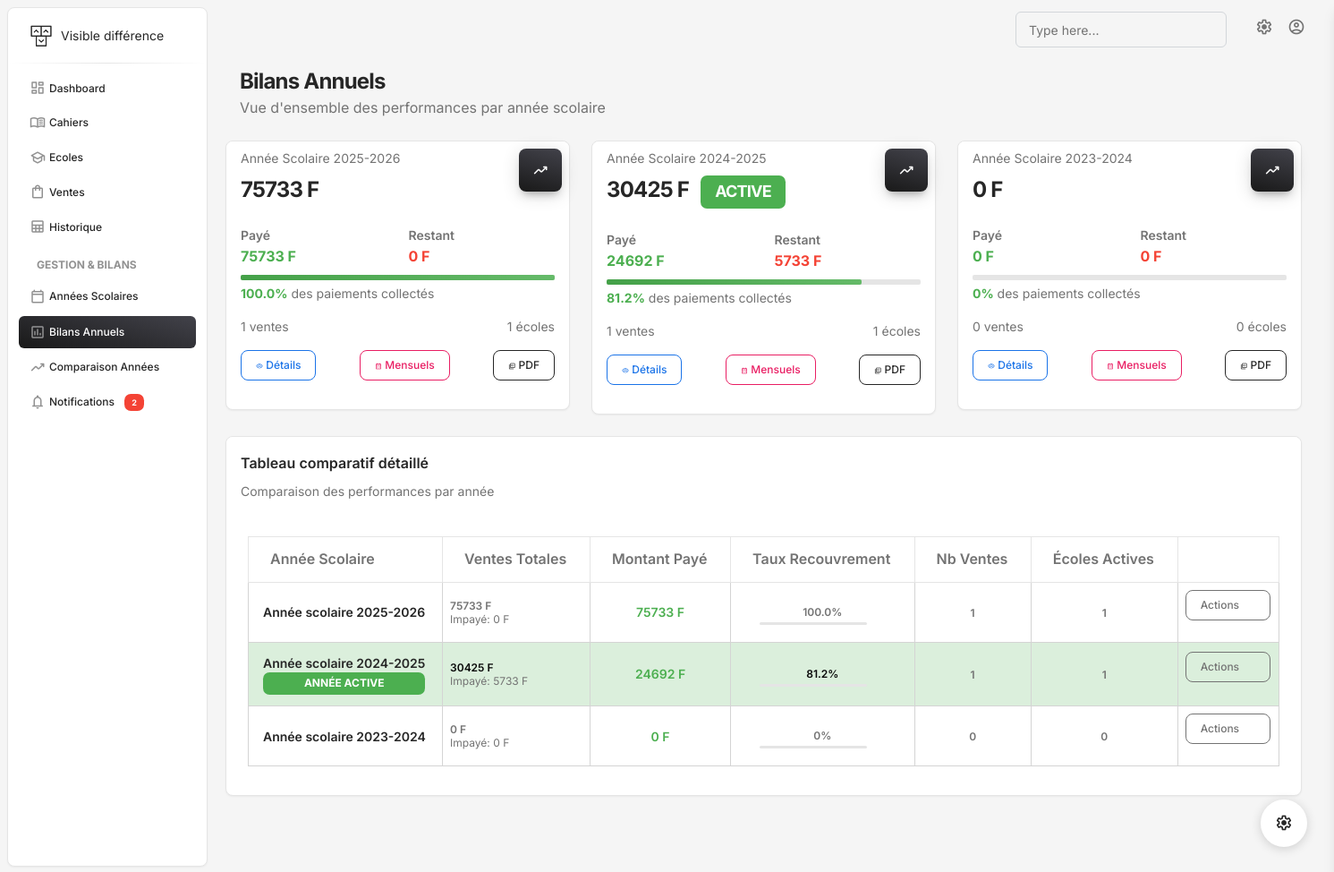
/bilans-annuels/, run on the app's committed database.
### gestion/models.py (models this page shows, shortened)
class AnneeScolaire(models.Model):
    id = models.UUIDField(primary_key=True, default=uuid.uuid4, editable=False)
    annee_debut = models.IntegerField()
    annee_fin = models.IntegerField()
    date_debut = models.DateField()
    date_fin = models.DateField()
    est_active = models.BooleanField(default=False)
    created_at = models.DateTimeField(auto_now_add=True)
    class Meta:
        ordering = ['-annee_debut']
        unique_together = ['annee_debut', 'annee_fin']
    @property
    def libelle(self):
        return f"Année scolaire {self.annee_debut}-{self.annee_fin}"

class BilanAnneeScolaire(models.Model):
    id = models.UUIDField(primary_key=True, default=uuid.uuid4, editable=False)
    annee_scolaire = models.OneToOneField(AnneeScolaire, on_delete=models.CASCADE, related_name='bilan')
    nombre_ventes_total = models.IntegerField(default=0)
    montant_total_ventes = models.DecimalField(max_digits=15, decimal_places=2, default=0)
    montant_total_paye = models.DecimalField(max_digits=15, decimal_places=2, default=0)
    montant_total_impaye = models.DecimalField(max_digits=15, decimal_places=2, default=0)
    ventes_par_cahier = models.JSONField(default=dict)
    nombre_ecoles_actives = models.IntegerField(default=0)
    date_generation = models.DateTimeField(auto_now=True)
    @classmethod
    def generer_bilan(cls, annee_scolaire):
        bilan, created = cls.objects.get_or_create(annee_scolaire=annee_scolaire)
        ventes = Vente.objects.filter(annee_scolaire=annee_scolaire)
        bilan.nombre_ventes_total = ventes.count()
        bilan.montant_total_ventes = sum(v.montant_total for v in ventes)
        bilan.montant_total_paye = sum(v.montant_paye for v in ventes)
        bilan.montant_total_impaye = bilan.montant_total_ventes - bilan.montant_total_paye
        bilan.nombre_ecoles_actives = ventes.values('ecole').distinct().count()
        ventes_par_cahier = {}
        cahiers = Cahiers.objects.all()
        for cahier in cahiers:
            lignes_cahier = LigneVente.objects.filter(
                vente__annee_scolaire=annee_scolaire,
                cahier=cahier
            )
            quantite_vendue = sum(ligne.quantite for ligne in lignes_cahier)
            ca_genere = sum(ligne.montant for ligne in lignes_cahier)
            ventes_par_cahier[str(cahier.id)] = {
                'titre': cahier.titre,
                'prix_unitaire': float(cahier.prix),
                'quantite_vendue': quantite_vendue,
                'ca_genere': float(ca_genere),
                'stock_actuel': cahier.quantite_stock
            }
        bilan.ventes_par_cahier = ventes_par_cahier
        bilan.save()
        return bilan

### gestion/views.py (the view)
# urls.py: path('bilans-annuels/', bilans_annuels, name='bilans_annuels'),
def bilans_annuels(request):
    annees = AnneeScolaire.objects.all()
    bilans = []
    for annee in annees:
        bilan = BilanAnneeScolaire.generer_bilan(annee)
        bilans.append({
            'annee': annee,
            'bilan': bilan,
            'pourcentage_paye': round((float(bilan.montant_total_paye) / float(bilan.montant_total_ventes) * 100) if bilan.montant_total_ventes > 0 else 0, 1)
        })
    context = {
        'bilans': bilans,
    }
    return render(request, 'bilans_annuels.html', context)

### gestion/models.py (called while the page is built)
    @property
    def montant_total(self):
        return self.lignes.aggregate(total=Sum('montant'))['total'] or Decimal('0')

    @property
    def montant_paye(self):
        return self.paiements.filter(est_annule=False).aggregate(total=Sum('montant'))['total'] or Decimal('0')

### gestion/templates/bilans_annuels.html (shortened to what this page needs)
{% extends "base.html" %}
{% block content %}
{% load static %}
<div class="container-fluid py-2">
  <div class="row">
    <div class="ms-3">
      <h3 class="mb-0 h4 font-weight-bolder">Bilans Annuels</h3>
      <p class="mb-4">Vue d'ensemble des performances par année scolaire</p>
    </div>
    <div class="row mb-4">
      {% for bilan_data in bilans %}
      <div class="col-xl-4 col-sm-6 mb-xl-0 mb-4">
        <div class="card">
          <div class="card-header p-2 ps-3">
            <div class="d-flex justify-content-between">
              <div>
                <p class="text-sm mb-2 text-capitalize">{{ bilan_data.annee.libelle }}</p>
                <h4 class="font-weight-bolder mb-0">
                  {{ bilan_data.bilan.montant_total_ventes|floatformat:0 }} F
                  {% if bilan_data.annee.est_active %}
                    <span class="badge bg-success ms-2">ACTIVE</span>
                  {% endif %}
                </h4>
              </div>
              <div class="icon icon-md icon-shape bg-gradient-dark shadow-dark text-center border-radius-lg">
                <i class="material-symbols-rounded opacity-10">trending_up</i>
              </div>
            </div>
          </div>
          <div class="card-body p-3">
            <div class="row">
              <div class="col-6">
                <div class="numbers">
                  <p class="text-sm mb-0 text-capitalize font-weight-bold">Payé</p>
                  <h6 class="font-weight-bolder mb-0 text-success">
                    {{ bilan_data.bilan.montant_total_paye|floatformat:0 }} F
                  </h6>
                </div>
              </div>
              <div class="col-6">
                <div class="numbers">
                  <p class="text-sm mb-0 text-capitalize font-weight-bold">Restant</p>
                  <h6 class="font-weight-bolder mb-0 text-danger">
                    {{ bilan_data.bilan.montant_total_impaye|floatformat:0 }} F
                  </h6>
                </div>
              </div>
            </div>
            <div class="progress mt-2">
              <div class="progress-bar bg-gradient-success"
                   role="progressbar"
                   style="width: {{ bilan_data.pourcentage_paye }}%"
                   aria-valuenow="{{ bilan_data.pourcentage_paye }}"
                   aria-valuemin="0"
                   aria-valuemax="100">
              </div>
            </div>
            <p class="text-sm mb-0 mt-1">
              <span class="text-success font-weight-bolder">{{ bilan_data.pourcentage_paye }}%</span>
              des paiements collectés
            </p>
            <div class="mt-3">
              <div class="d-flex justify-content-between text-sm">
                <span>{{ bilan_data.bilan.nombre_ventes_total }} ventes</span>
                <span>{{ bilan_data.bilan.nombre_ecoles_actives }} écoles</span>
              </div>
            </div>
            <div class="d-flex justify-content-between mt-3">
              <a href="{% url 'detail_bilan_annuel' bilan_data.annee.id %}"
                 class="btn btn-sm btn-outline-info">
                <i class="material-symbols-rounded">visibility</i>
                Détails
              </a>
              <a href="{% url 'bilans_mensuels' bilan_data.annee.id %}"
                 class="btn btn-sm btn-outline-primary">
                <i class="material-symbols-rounded">calendar_month</i>
                Mensuels
              </a>
              <a href="{% url 'generer_rapport_annuel_pdf' bilan_data.annee.id %}"
                 class="btn btn-sm btn-outline-dark" target="_blank">
                <i class="material-symbols-rounded">picture_as_pdf</i>
                PDF
              </a>
            </div>
          </div>
        </div>
      </div>
      {% endfor %}
    </div>
    {% if bilans %}
    <div class="row">
      <div class="col-12">
        <div class="card">
          <div class="card-header pb-0">
            <div class="row">
              <div class="col-lg-6 col-7">
                <h6>Tableau comparatif détaillé</h6>
                <p class="text-sm mb-0">Comparaison des performances par année</p>
              </div>
            </div>
          </div>
          <div class="card-body px-0 pb-2">
            <div class="m-4">
              <table class="table table-bordered align-items-center mb-0">
                <thead>
                  <tr>
                    <th>
                      Année Scolaire
                    </th>
                    <th>
                      Ventes Totales
                    </th>
                    <th>
                      Montant Payé
                    </th>
                    <th>
                      Taux Recouvrement
                    </th>
                    <th>
                      Nb Ventes
                    </th>
                    <th>
                      Écoles Actives
                    </th>
                    <th class="text-secondary opacity-7"></th>
                  </tr>
                </thead>
                <tbody>
                  {% for bilan_data in bilans %}
                  <tr {% if bilan_data.annee.est_active %}class="table-success"{% endif %}>
                    <td class="border">
                      <div class="d-flex px-2 py-1">
                        <div class="d-flex flex-column justify-content-center">
                          <h6 class="mb-0 text-sm">{{ bilan_data.annee.libelle }}</h6>
                          {% if bilan_data.annee.est_active %}
                            <span class="badge bg-success">Année active</span>
                          {% endif %}
                        </div>
                      </div>
                    </td>
                    <td class="border">
                      <p class="text-xs font-weight-bold mb-0">{{ bilan_data.bilan.montant_total_ventes|floatformat:0 }} F</p>
                      <p class="text-xs text-secondary mb-0">
                        Impayé: {{ bilan_data.bilan.montant_total_impaye|floatformat:0 }} F
                      </p>
                    </td>
                    <td class="align-middle text-center text-sm border">
                      <span class="text-success font-weight-bold">
                        {{ bilan_data.bilan.montant_total_paye|floatformat:0 }} F
                      </span>
                    </td>
                    <td class="align-middle text-center border">
                      <div class="progress-wrapper w-75 mx-auto">
                        <div class="progress-info">
                          <div class="progress-percentage">
                            <span class="text-xs font-weight-bold">{{ bilan_data.pourcentage_paye }}%</span>
                          </div>
                        </div>
                        <div class="progress">
                        </div>
                      </div>
                    </td>
                    <td class="align-middle text-center border">
                      <span class="text-secondary text-xs font-weight-bold">
                        {{ bilan_data.bilan.nombre_ventes_total }}
                      </span>
                    </td>
                    <td class="align-middle text-center border">
                      <span class="text-secondary text-xs font-weight-bold">
                        {{ bilan_data.bilan.nombre_ecoles_actives }}
                      </span>
                    </td>
                    <td class="align-middle border">
                      <div class="dropdown">
                        <button class="btn btn-sm btn-outline-secondary dropdown-toggle"
                                type="button" data-bs-toggle="dropdown">
                          Actions
                        </button>
                      </div>
                    </td>
                  </tr>
                  {% endfor %}
                </tbody>
              </table>
            </div>
          </div>
        </div>
      </div>
    </div>
    {% endif %}
  </div>
</div>
{% endblock %}

### gestion/static/assets/css/nucleo-svg.css (style rules this page uses)
.icon { display: inline-block; color: #111111; height: 1em; width: 1em; }
.icon { fill: currentColor; stroke: none; }

### data on the page
AnneeScolaire: annee.libelle "Année Scolaire 2025-2026", bilan.montant_total_ventes "75733", bilan.montant_total_paye "75733", bilan.montant_total_impaye "0", pourcentage_paye "100.0", bilan.nombre_ventes_total "1", bilan.nombre_ecoles_actives "1", annee.libelle "Année scolaire 2025-2026"
AnneeScolaire: annee.libelle "Année Scolaire 2024-2025", bilan.montant_total_ventes "30425", est_active "ACTIVE", bilan.montant_total_paye "24692", bilan.montant_total_impaye "5733", pourcentage_paye "81.2", bilan.nombre_ventes_total "1", bilan.nombre_ecoles_actives "1", annee.libelle "Année scolaire 2024-2025"
AnneeScolaire: annee.libelle "Année Scolaire 2023-2024", bilan.montant_total_ventes "0", bilan.montant_total_paye "0", bilan.montant_total_impaye "0", pourcentage_paye "0", bilan.nombre_ventes_total "0", bilan.nombre_ecoles_actives "0", annee.libelle "Année scolaire 2023-2024"
